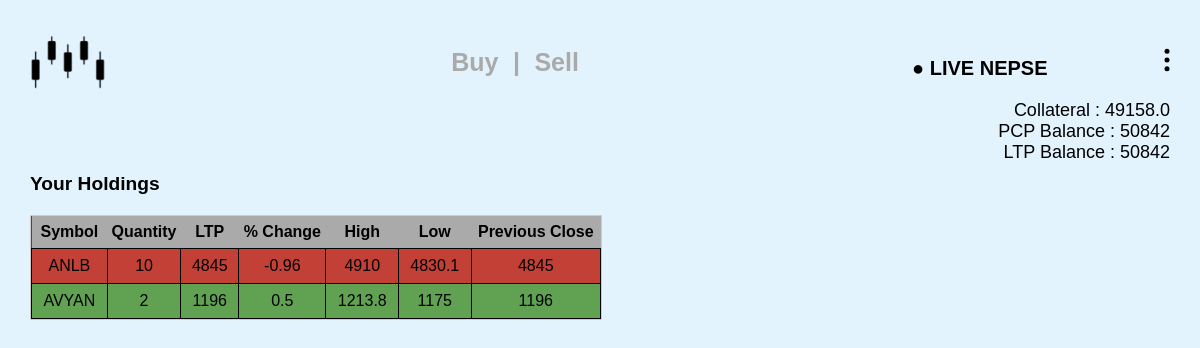
The page / (signed in) on the database its author committed.
### tables this page shows
CREATE TABLE users (
    id INTEGER PRIMARY KEY AUTOINCREMENT,
    full_name TEXT NOT NULL,
    username TEXT NOT NULL UNIQUE,
    email TEXT NOT NULL UNIQUE,
    phone TEXT NOT NULL UNIQUE,
    password_hash TEXT NOT NULL,
    amount REAL NOT NULL DEFAULT 100000.00
);

CREATE TABLE live (
    id INTEGER PRIMARY KEY AUTOINCREMENT,
    symbol VARCHAR(10) NOT NULL,
    ltp DECIMAL(10,2) NOT NULL,
    p_change DECIMAL(5,2) NOT NULL,
    high DECIMAL(10,2) NOT NULL,
    low DECIMAL(10,2) NOT NULL,
    p_close DECIMAL(10,2) NOT NULL,
    date_of_update TIMESTAMP DEFAULT CURRENT_TIMESTAMP
);

CREATE TABLE holdings (
    id INTEGER PRIMARY KEY AUTOINCREMENT,
    uid INTEGER NOT NULL,
    symbol TEXT NOT NULL,
    quantity INTEGER NOT NULL,
    FOREIGN KEY (uid) REFERENCES users(id) ON DELETE CASCADE
);

### app.py (the view)
@app.route("/", methods=["GET","POST"])
@login_required
def home():
    if request.method == "GET":
        amount = db.execute("SELECT amount FROM users WHERE id = ?",session["user_id"])[0]["amount"]
        holds = db.execute("""
                                SELECT l.*, h.quantity
                                FROM live l
                                LEFT JOIN holdings h ON l.symbol = h.symbol
                                WHERE h.uid = ?
                            """, session["user_id"])
        ltp_balance = sum(stock['quantity'] * stock['ltp'] for stock in holds)
        pcp = sum(stock['quantity'] * stock['p_close'] for stock in holds)
        return render_template("index.html",loggedin= True, amt = amount,pcp_balance=pcp,ltp_balance=ltp_balance,holdings = holds)

### others.py (called while the page is built)
def login_required(f):
    @wraps(f)
    def decorated_function(*args, **kwargs):
        if session.get("user_id") is None:
            return redirect("/login")
        return f(*args, **kwargs)
    return decorated_function

### templates/index.html (shortened to what this page needs)
{% extends "layout.html" %}
{% block main %}
    <div style="position: fixed; top: 100px; width: 95%; margin: 0 auto; z-index: 1000;">
        <div style="width: 100%; background-color: transparent; height: fit-content; text-align: right;">
            <span style="font-size: large;">Collateral : {{ amt }}</span>
            <br>
            <span style="font-size: large;"> PCP Balance : {{ pcp_balance }}</span>
            <br>
            <span style="font-size: large;"> LTP Balance : {{ ltp_balance }}</span>
        </div>
        <div style=" font-size: larger; font-weight: bolder; width: 100%; background-color:transparent; min-height: 60%; margin-top: 10px; text-align: left;">
            Your Holdings
        </div>
        <div style="width: fit-content; min-width: 50%; background-color: green; min-height: 60%; margin-top: 20px;">
            <div class="table-container">
                <table id="stockTable">
                    <thead>
                        <tr>
                            <th>Symbol</th>
                            <th>Quantity</th>
                            <th>LTP</th>
                            <th>% Change</th>
                            <th>High</th>
                            <th>Low</th>
                            <th>Previous Close</th>
                        </tr>
                    </thead>
                    <tbody>
                        {% for stock in holdings %}
                        <tr class="{{ 'green' if stock.p_change > 0 else 'red' if stock.p_change < 0 else 'white' }}">
                            <td>{{ stock.symbol }}</td>
                            <td>{{ stock.quantity }}</td>
                            <td>{{ stock.ltp }}</td>
                            <td>{{ stock.p_change }}</td>
                            <td>{{ stock.high }}</td>
                            <td>{{ stock.low }}</td>
                            <td>{{ stock.p_close }}</td>
                        </tr>
                        {% endfor %}
                    </tbody>
                </table>
            </div>
        </div>
    </div>
{% endblock %}

### templates/layout.html (shortened to what this page needs)
<!DOCTYPE html>
<html lang="en">
<head>
  <link rel="stylesheet" href="/static/styles.css">
</head>
<body>
    <div class="top-bar">
        <a href="/">
            <img src="{{ url_for('static', filename='images/SSLogo.png') }}" alt="Logo" class="logo">
        </a>
        {% if loggedin == True %}
          <a>
            <span class="bsbox" onclick="openPopup('buy')">Buy</span>
            <span class="bsbox">|</span>
            <span class="bsbox" onclick="openPopup('sell')">Sell</span>
        </a>
        {% endif %}
        <div style="align-items: center; align-content: center; justify-content: center;">
          {% if loggedin == True %}
            {% if not live %}
            <a href="/live" style="text-decoration:none;">
              <span class="live-text"  >● LIVE NEPSE</span>
            </a>
            {% endif %}
            <div class="dropdown">
              <a href="#" onclick="toggleDropdown(event)">
                <svg width="30" height="30" viewBox="0 0 24 24" fill="none" xmlns="http://www.w3.org/2000/svg">
                  <circle cx="12" cy="5" r="2" fill="black" />
                  <circle cx="12" cy="12" r="2" fill="black" />
                  <circle cx="12" cy="19" r="2" fill="black" />
                </svg>
              </a>
            </div>
          {% endif %}
        </div>
    </div>
  <main class="container py-5 text-center">
    {% block main %}{% endblock %}
  </main>
</body>
</html>

### static/styles.css (style rules this page uses)
html, body { height: 100%; font-family: Arial, sans-serif; text-align: center; margin-top: 0px; background-color: #e3f3fd; }
body { display: flex; flex-direction: column; }
.top-bar { display: flex; align-items: center; justify-content: space-between; padding: 10px 10px; background-color: #e3f3fd; border-radius: 0px; flex-shrink: 0; }
.logo { width: 100px; height: 100px; }
.live-text { font-size: 20px; font-weight: bold; margin-right: 100px; text-decoration: none; color: black; }
.container { flex-grow: 1; width: 100%; display: flex; align-items: center; justify-content: center; }
.table-container { width: 100%; max-height: calc(100% - 50px); overflow-y: auto; display: block; border: 1px solid #ccc; margin-top: 10px; }
table { width: 100%; border-collapse: collapse; }
th { height: 30px; background-color: #aaa; font-weight: bold; position: sticky; top: 0; z-index: 1; }
td { border: 1px solid black; padding: 8px; text-align: center; }
.green { background-color: #60a152; }
.red { background-color: #c24036; }
.bsbox { padding: 5px; font-size: 25px; font-weight: bold; border: none; background: none; color: #AAA; cursor: pointer; display: inline-block; transition: color 0.2s, border-bottom 0.2s; }
.dropdown { position: relative; display: inline-block; width: fit-content; z-index: 9998; }

### rows shown on the page
users: amount "49158.0"
live: symbol "ANLB", quantity "10", ltp "4845", p_change "-0.96", high "4910", low "4830.1", p_close "4845"
live: symbol "AVYAN", quantity "2", ltp "1196", p_change "0.5", high "1213.8", low "1175", p_close "1196"

### other values the page prints
{{ pcp_balance }} "50842"
{{ ltp_balance }} "50842"
